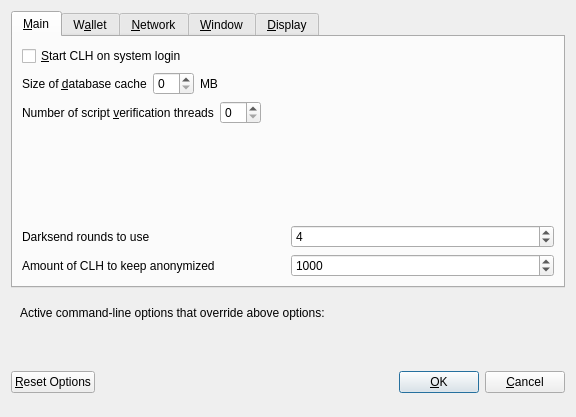
<?xml version="1.0" encoding="UTF-8"?>
<ui version="4.0">
 <class>OptionsDialog</class>
 <widget class="QDialog" name="OptionsDialog">
  <property name="geometry">
   <rect>
    <x>0</x>
    <y>0</y>
    <width>576</width>
    <height>417</height>
   </rect>
  </property>
  <property name="windowTitle">
   <string>Options</string>
  </property>
  <property name="modal">
   <bool>true</bool>
  </property>
  <layout class="QVBoxLayout" name="verticalLayout">
   <item>
    <widget class="QTabWidget" name="tabWidget">
     <property name="currentIndex">
      <number>0</number>
     </property>
     <widget class="QWidget" name="tabMain">
      <attribute name="title">
       <string>&amp;Main</string>
      </attribute>
      <layout class="QVBoxLayout" name="verticalLayout_Main">
       <item>
        <widget class="QCheckBox" name="bitcoinAtStartup">
         <property name="toolTip">
          <string>Automatically start CLH after logging in to the system.</string>
         </property>
         <property name="text">
          <string>&amp;Start CLH on system login</string>
         </property>
        </widget>
       </item>
       <item>
        <layout class="QHBoxLayout" name="horizontalLayout_2_Main">
         <item>
          <widget class="QLabel" name="databaseCacheLabel">
           <property name="text">
            <string>Size of &amp;database cache</string>
           </property>
           <property name="textFormat">
            <enum>Qt::PlainText</enum>
           </property>
           <property name="buddy">
            <cstring>databaseCache</cstring>
           </property>
          </widget>
         </item>
         <item>
          <widget class="QSpinBox" name="databaseCache"/>
         </item>
         <item>
          <widget class="QLabel" name="databaseCacheUnitLabel">
           <property name="text">
            <string>MB</string>
           </property>
           <property name="textFormat">
            <enum>Qt::PlainText</enum>
           </property>
          </widget>
         </item>
         <item>
          <spacer name="horizontalSpacer_2_Main">
           <property name="orientation">
            <enum>Qt::Horizontal</enum>
           </property>
           <property name="sizeHint" stdset="0">
            <size>
             <width>40</width>
             <height>20</height>
            </size>
           </property>
          </spacer>
         </item>
        </layout>
       </item>
       <item>
        <layout class="QHBoxLayout" name="horizontalLayout_3_Main">
         <item>
          <widget class="QLabel" name="threadsScriptVerifLabel">
           <property name="text">
            <string>Number of script &amp;verification threads</string>
           </property>
           <property name="textFormat">
            <enum>Qt::PlainText</enum>
           </property>
           <property name="buddy">
            <cstring>threadsScriptVerif</cstring>
           </property>
          </widget>
         </item>
         <item>
          <widget class="QSpinBox" name="threadsScriptVerif">
           <property name="toolTip">
            <string>(0 = auto, &lt;0 = leave that many cores free)</string>
           </property>
          </widget>
         </item>
         <item>
          <spacer name="horizontalSpacer_3_Main">
           <property name="orientation">
            <enum>Qt::Horizontal</enum>
           </property>
           <property name="sizeHint" stdset="0">
            <size>
             <width>40</width>
             <height>20</height>
            </size>
           </property>
          </spacer>
         </item>
        </layout>
       </item>
       <item>
        <spacer name="verticalSpacer_Main">
         <property name="orientation">
          <enum>Qt::Vertical</enum>
         </property>
         <property name="sizeHint" stdset="0">
          <size>
           <width>20</width>
           <height>40</height>
          </size>
         </property>
        </spacer>
       </item>
       <item>
        <layout class="QHBoxLayout" name="horizontalLayout_4_Main">
         <item>
          <widget class="QLabel" name="label">
           <property name="toolTip">
            <string>This setting determines the amount of individual masternodes that an input will be anonymized through.&lt;br/&gt;More rounds of anonymization gives a higher degree of privacy, but also costs more in fees.</string>
           </property>
           <property name="text">
            <string>Darksend rounds to use</string>
           </property>
          </widget>
         </item>
         <item>
          <widget class="QSpinBox" name="DarksendRounds">
           <property name="minimum">
            <number>2</number>
           </property>
           <property name="maximum">
            <number>8</number>
           </property>
           <property name="value">
            <number>4</number>
           </property>
          </widget>
         </item>
        </layout>
       </item>
       <item>
        <layout class="QHBoxLayout" name="horizontalLayout">
         <item>
          <widget class="QLabel" name="label_2">
           <property name="toolTip">
            <string>This amount acts as a threshold to turn off Darksend once it's reached.</string>
           </property>
           <property name="statusTip">
            <string notr="true"/>
           </property>
           <property name="whatsThis">
            <string notr="true"/>
           </property>
           <property name="accessibleName">
            <string notr="true"/>
           </property>
           <property name="accessibleDescription">
            <string notr="true"/>
           </property>
           <property name="text">
            <string>Amount of CLH to keep anonymized</string>
           </property>
          </widget>
         </item>
         <item>
          <widget class="QSpinBox" name="anonymizeCLH">
           <property name="minimum">
            <number>100</number>
           </property>
           <property name="maximum">
            <number>100000</number>
           </property>
           <property name="singleStep">
            <number>100</number>
           </property>
           <property name="value">
            <number>1000</number>
           </property>
          </widget>
         </item>
        </layout>
       </item>
      </layout>
     </widget>
     <widget class="QWidget" name="tabWallet">
      <attribute name="title">
       <string>W&amp;allet</string>
      </attribute>
      <layout class="QVBoxLayout" name="verticalLayout_Wallet">
       <item>
        <widget class="QGroupBox" name="groupBox">
         <property name="title">
          <string>Expert</string>
         </property>
         <layout class="QVBoxLayout" name="verticalLayout_2">
          <item>
           <widget class="QCheckBox" name="coinControlFeatures">
            <property name="toolTip">
             <string>Whether to show coin control features or not.</string>
            </property>
            <property name="text">
             <string>Enable coin &amp;control features</string>
            </property>
           </widget>
          </item>
          <item>
           <widget class="QCheckBox" name="showMasternodesTab">
            <property name="toolTip">
             <string>Show additional tab listing all your masternodes in first sub-tab&lt;br/&gt;and all masternodes on the network in second sub-tab.</string>
            </property>
            <property name="text">
             <string>Show Masternodes Tab</string>
            </property>
           </widget>
          </item>
          <item>
           <widget class="QCheckBox" name="spendZeroConfChange">
            <property name="toolTip">
             <string>If you disable the spending of unconfirmed change, the change from a transaction&lt;br/&gt;cannot be used until that transaction has at least one confirmation.&lt;br/&gt;This also affects how your balance is computed.</string>
            </property>
            <property name="text">
             <string>&amp;Spend unconfirmed change</string>
            </property>
           </widget>
          </item>
         </layout>
        </widget>
       </item>
       <item>
        <spacer name="verticalSpacer_Wallet">
         <property name="orientation">
          <enum>Qt::Vertical</enum>
         </property>
         <property name="sizeHint" stdset="0">
          <size>
           <width>20</width>
           <height>40</height>
          </size>
         </property>
        </spacer>
       </item>
      </layout>
     </widget>
     <widget class="QWidget" name="tabNetwork">
      <attribute name="title">
       <string>&amp;Network</string>
      </attribute>
      <layout class="QVBoxLayout" name="verticalLayout_Network">
       <item>
        <widget class="QCheckBox" name="mapPortUpnp">
         <property name="toolTip">
          <string>Automatically open the CLH client port on the router. This only works when your router supports UPnP and it is enabled.</string>
         </property>
         <property name="text">
          <string>Map port using &amp;UPnP</string>
         </property>
        </widget>
       </item>
       <item>
        <widget class="QCheckBox" name="allowIncoming">
         <property name="toolTip">
          <string>Accept connections from outside</string>
         </property>
         <property name="text">
          <string>Allow incoming connections</string>
         </property>
        </widget>
       </item>
       <item>
        <widget class="QCheckBox" name="connectSocks">
         <property name="toolTip">
          <string>Connect to the CLH network through a SOCKS5 proxy.</string>
         </property>
         <property name="text">
          <string>&amp;Connect through SOCKS5 proxy (default proxy):</string>
         </property>
        </widget>
       </item>
       <item>
        <layout class="QHBoxLayout" name="horizontalLayout_1_Network">
         <item>
          <widget class="QLabel" name="proxyIpLabel">
           <property name="text">
            <string>Proxy &amp;IP:</string>
           </property>
           <property name="textFormat">
            <enum>Qt::PlainText</enum>
           </property>
           <property name="buddy">
            <cstring>proxyIp</cstring>
           </property>
          </widget>
         </item>
         <item>
          <widget class="QValidatedLineEdit" name="proxyIp">
           <property name="minimumSize">
            <size>
             <width>140</width>
             <height>0</height>
            </size>
           </property>
           <property name="maximumSize">
            <size>
             <width>140</width>
             <height>16777215</height>
            </size>
           </property>
           <property name="toolTip">
            <string>IP address of the proxy (e.g. IPv4: 127.0.0.1 / IPv6: ::1)</string>
           </property>
          </widget>
         </item>
         <item>
          <widget class="QLabel" name="proxyPortLabel">
           <property name="text">
            <string>&amp;Port:</string>
           </property>
           <property name="textFormat">
            <enum>Qt::PlainText</enum>
           </property>
           <property name="buddy">
            <cstring>proxyPort</cstring>
           </property>
          </widget>
         </item>
         <item>
          <widget class="QLineEdit" name="proxyPort">
           <property name="minimumSize">
            <size>
             <width>55</width>
             <height>0</height>
            </size>
           </property>
           <property name="maximumSize">
            <size>
             <width>55</width>
             <height>16777215</height>
            </size>
           </property>
           <property name="toolTip">
            <string>Port of the proxy (e.g. 9050)</string>
           </property>
          </widget>
         </item>
         <item>
          <spacer name="horizontalSpacer_1_Network">
           <property name="orientation">
            <enum>Qt::Horizontal</enum>
           </property>
           <property name="sizeHint" stdset="0">
            <size>
             <width>40</width>
             <height>20</height>
            </size>
           </property>
          </spacer>
         </item>
        </layout>
       </item>
       <item>
        <spacer name="verticalSpacer_Network">
         <property name="orientation">
          <enum>Qt::Vertical</enum>
         </property>
         <property name="sizeHint" stdset="0">
          <size>
           <width>20</width>
           <height>40</height>
          </size>
         </property>
        </spacer>
       </item>
      </layout>
     </widget>
     <widget class="QWidget" name="tabWindow">
      <attribute name="title">
       <string>&amp;Window</string>
      </attribute>
      <layout class="QVBoxLayout" name="verticalLayout_Window">
       <item>
        <widget class="QCheckBox" name="minimizeToTray">
         <property name="toolTip">
          <string>Show only a tray icon after minimizing the window.</string>
         </property>
         <property name="text">
          <string>&amp;Minimize to the tray instead of the taskbar</string>
         </property>
        </widget>
       </item>
       <item>
        <widget class="QCheckBox" name="minimizeOnClose">
         <property name="toolTip">
          <string>Minimize instead of exit the application when the window is closed. When this option is enabled, the application will be closed only after selecting Quit in the menu.</string>
         </property>
         <property name="text">
          <string>M&amp;inimize on close</string>
         </property>
        </widget>
       </item>
       <item>
        <spacer name="verticalSpacer_Window">
         <property name="orientation">
          <enum>Qt::Vertical</enum>
         </property>
         <property name="sizeHint" stdset="0">
          <size>
           <width>20</width>
           <height>40</height>
          </size>
         </property>
        </spacer>
       </item>
      </layout>
     </widget>
     <widget class="QWidget" name="tabDisplay">
      <attribute name="title">
       <string>&amp;Display</string>
      </attribute>
      <layout class="QVBoxLayout" name="verticalLayout_Display">
       <item>
        <layout class="QHBoxLayout" name="horizontalLayout_1_Display">
         <item>
          <widget class="QLabel" name="langLabel">
           <property name="text">
            <string>User Interface &amp;language:</string>
           </property>
           <property name="textFormat">
            <enum>Qt::PlainText</enum>
           </property>
           <property name="buddy">
            <cstring>lang</cstring>
           </property>
          </widget>
         </item>
         <item>
          <widget class="QValueComboBox" name="lang">
           <property name="toolTip">
            <string>The user interface language can be set here. This setting will take effect after restarting CLH.</string>
           </property>
          </widget>
         </item>
        </layout>
       </item>
       <item>
        <widget class="QLabel" name="label_3">
         <property name="toolTip">
          <string notr="true"/>
         </property>
         <property name="statusTip">
          <string notr="true"/>
         </property>
         <property name="whatsThis">
          <string notr="true"/>
         </property>
         <property name="accessibleName">
          <string notr="true"/>
         </property>
         <property name="text">
          <string>Language missing or translation incomplete? Help contributing translations here:
https://www.transifex.com/clash-project/clash-project-translations</string>
         </property>
         <property name="wordWrap">
          <bool>true</bool>
         </property>
         <property name="openExternalLinks">
          <bool>true</bool>
         </property>
         <property name="textInteractionFlags">
          <set>Qt::TextBrowserInteraction</set>
         </property>
        </widget>
       </item>
       <item>
        <layout class="QHBoxLayout" name="horizontalLayout_4_Display" stretch="0,0">
         <item>
          <widget class="QLabel" name="themeLabel">
           <property name="text">
            <string>User Interface Theme:</string>
           </property>
          </widget>
         </item>
         <item>
          <widget class="QValueComboBox" name="theme"/>
         </item>
        </layout>
       </item>
       <item>
        <widget class="Line" name="line">
         <property name="orientation">
          <enum>Qt::Horizontal</enum>
         </property>
        </widget>
       </item>
       <item>
        <layout class="QHBoxLayout" name="horizontalLayout_2_Display">
         <item>
          <widget class="QLabel" name="unitLabel">
           <property name="text">
            <string>&amp;Unit to show amounts in:</string>
           </property>
           <property name="textFormat">
            <enum>Qt::PlainText</enum>
           </property>
           <property name="buddy">
            <cstring>unit</cstring>
           </property>
          </widget>
         </item>
         <item>
          <widget class="QValueComboBox" name="unit">
           <property name="toolTip">
            <string>Choose the default subdivision unit to show in the interface and when sending coins.</string>
           </property>
          </widget>
         </item>
        </layout>
       </item>
       <item>
        <layout class="QHBoxLayout" name="horizontalLayout_5_Display">
         <item>
          <widget class="QLabel" name="digitsLabel">
           <property name="text">
            <string>Decimal digits</string>
           </property>
          </widget>
         </item>
         <item>
          <widget class="QValueComboBox" name="digits"/>
         </item>
        </layout>
       </item>
       <item>
        <layout class="QHBoxLayout" name="horizontalLayout_3_Display">
         <item>
          <widget class="QLabel" name="thirdPartyTxUrlsLabel">
           <property name="toolTip">
            <string>Third party URLs (e.g. a block explorer) that appear in the transactions tab as context menu items. %s in the URL is replaced by transaction hash. Multiple URLs are separated by vertical bar |.</string>
           </property>
           <property name="text">
            <string>Third party transaction URLs</string>
           </property>
           <property name="buddy">
            <cstring>thirdPartyTxUrls</cstring>
           </property>
          </widget>
         </item>
         <item>
          <widget class="QLineEdit" name="thirdPartyTxUrls">
           <property name="toolTip">
            <string>Third party URLs (e.g. a block explorer) that appear in the transactions tab as context menu items. %s in the URL is replaced by transaction hash. Multiple URLs are separated by vertical bar |.</string>
           </property>
          </widget>
         </item>
        </layout>
       </item>
       <item>
        <spacer name="verticalSpacer">
         <property name="orientation">
          <enum>Qt::Vertical</enum>
         </property>
         <property name="sizeHint" stdset="0">
          <size>
           <width>20</width>
           <height>40</height>
          </size>
         </property>
        </spacer>
       </item>
      </layout>
     </widget>
    </widget>
   </item>
   <item>
    <widget class="QFrame" name="frame">
     <layout class="QVBoxLayout" name="verticalLayout_Bottom">
      <item>
       <layout class="QHBoxLayout" name="horizontalLayout_Bottom">
        <item>
         <widget class="QLabel" name="overriddenByCommandLineInfoLabel">
          <property name="text">
           <string>Active command-line options that override above options:</string>
          </property>
          <property name="textFormat">
           <enum>Qt::PlainText</enum>
          </property>
         </widget>
        </item>
        <item>
         <spacer name="horizontalSpacer_Bottom">
          <property name="orientation">
           <enum>Qt::Horizontal</enum>
          </property>
          <property name="sizeHint" stdset="0">
           <size>
            <width>40</width>
            <height>20</height>
           </size>
          </property>
         </spacer>
        </item>
       </layout>
      </item>
      <item>
       <widget class="QLabel" name="overriddenByCommandLineLabel">
        <property name="text">
         <string/>
        </property>
        <property name="textFormat">
         <enum>Qt::PlainText</enum>
        </property>
        <property name="wordWrap">
         <bool>true</bool>
        </property>
       </widget>
      </item>
     </layout>
    </widget>
   </item>
   <item>
    <layout class="QHBoxLayout" name="horizontalLayout_Buttons">
     <item>
      <widget class="QPushButton" name="resetButton">
       <property name="toolTip">
        <string>Reset all client options to default.</string>
       </property>
       <property name="text">
        <string>&amp;Reset Options</string>
       </property>
       <property name="autoDefault">
        <bool>false</bool>
       </property>
      </widget>
     </item>
     <item>
      <spacer name="horizontalSpacer_1">
       <property name="orientation">
        <enum>Qt::Horizontal</enum>
       </property>
       <property name="sizeHint" stdset="0">
        <size>
         <width>40</width>
         <height>48</height>
        </size>
       </property>
      </spacer>
     </item>
     <item>
      <widget class="QLabel" name="statusLabel">
       <property name="minimumSize">
        <size>
         <width>200</width>
         <height>0</height>
        </size>
       </property>
       <property name="font">
        <font>
         <weight>75</weight>
         <bold>true</bold>
        </font>
       </property>
       <property name="text">
        <string/>
       </property>
       <property name="textFormat">
        <enum>Qt::PlainText</enum>
       </property>
       <property name="wordWrap">
        <bool>true</bool>
       </property>
      </widget>
     </item>
     <item>
      <spacer name="horizontalSpacer_2">
       <property name="orientation">
        <enum>Qt::Horizontal</enum>
       </property>
       <property name="sizeHint" stdset="0">
        <size>
         <width>40</width>
         <height>48</height>
        </size>
       </property>
      </spacer>
     </item>
     <item>
      <widget class="QPushButton" name="okButton">
       <property name="text">
        <string>&amp;OK</string>
       </property>
       <property name="autoDefault">
        <bool>false</bool>
       </property>
       <property name="default">
        <bool>true</bool>
       </property>
      </widget>
     </item>
     <item>
      <widget class="QPushButton" name="cancelButton">
       <property name="text">
        <string>&amp;Cancel</string>
       </property>
       <property name="autoDefault">
        <bool>false</bool>
       </property>
      </widget>
     </item>
    </layout>
   </item>
  </layout>
 </widget>
 <customwidgets>
  <customwidget>
   <class>QValidatedLineEdit</class>
   <extends>QLineEdit</extends>
   <header>qvalidatedlineedit.h</header>
  </customwidget>
  <customwidget>
   <class>QValueComboBox</class>
   <extends>QComboBox</extends>
   <header>qvaluecombobox.h</header>
  </customwidget>
 </customwidgets>
 <resources/>
 <connections/>
</ui>
